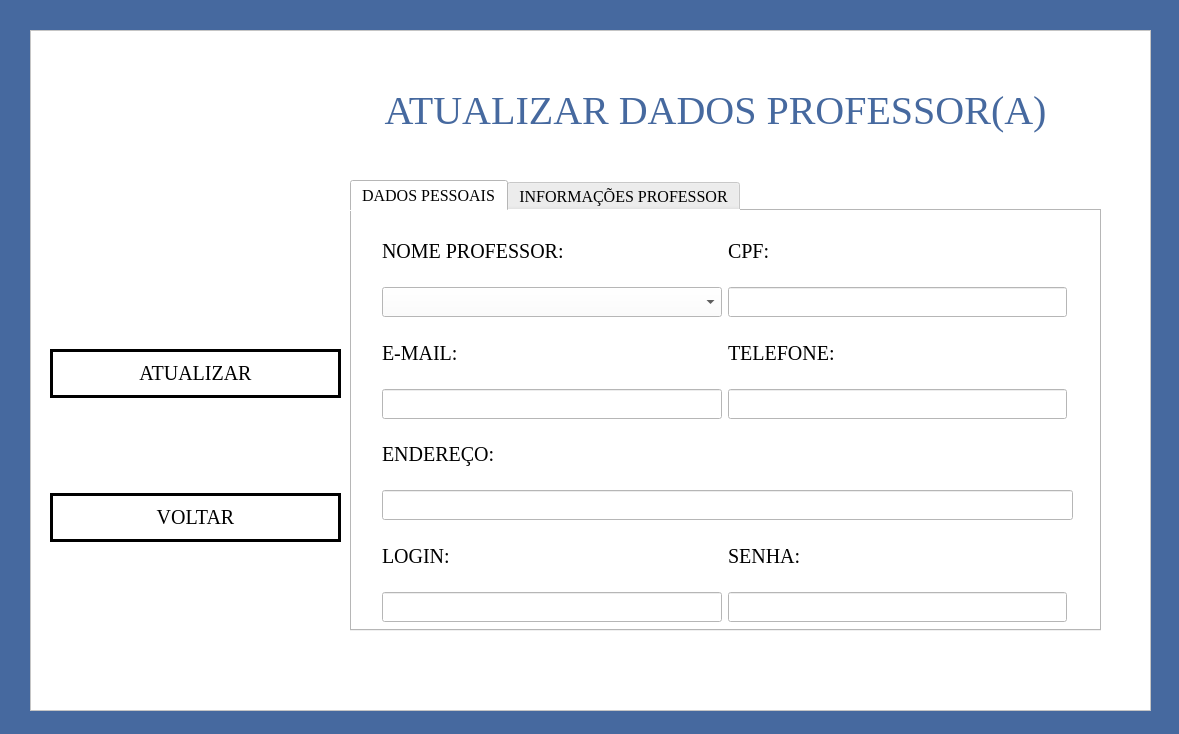
<?xml version="1.0" encoding="UTF-8"?>
<ui version="4.0">
 <class>MainWindow</class>
 <widget class="QMainWindow" name="MainWindow">
  <property name="geometry">
   <rect>
    <x>0</x>
    <y>0</y>
    <width>1179</width>
    <height>734</height>
   </rect>
  </property>
  <property name="windowTitle">
   <string>Atualizar Dados Professor</string>
  </property>
  <property name="windowIcon">
   <iconset>
    <normaloff>imagens/diplomado.png</normaloff>imagens/diplomado.png</iconset>
  </property>
  <property name="styleSheet">
   <string notr="true">background-color:rgb(70, 105, 159);</string>
  </property>
  <widget class="QWidget" name="centralwidget">
   <widget class="QFrame" name="frame">
    <property name="geometry">
     <rect>
      <x>30</x>
      <y>30</y>
      <width>1121</width>
      <height>681</height>
     </rect>
    </property>
    <property name="styleSheet">
     <string notr="true">background-color: rgb(255, 255, 255);</string>
    </property>
    <property name="frameShape">
     <enum>QFrame::StyledPanel</enum>
    </property>
    <property name="frameShadow">
     <enum>QFrame::Raised</enum>
    </property>
    <widget class="QTabWidget" name="tabWidget">
     <property name="enabled">
      <bool>true</bool>
     </property>
     <property name="geometry">
      <rect>
       <x>320</x>
       <y>150</y>
       <width>751</width>
       <height>451</height>
      </rect>
     </property>
     <property name="maximumSize">
      <size>
       <width>751</width>
       <height>16777215</height>
      </size>
     </property>
     <property name="font">
      <font>
       <family>Georgia</family>
       <pointsize>12</pointsize>
      </font>
     </property>
     <property name="currentIndex">
      <number>0</number>
     </property>
     <widget class="QWidget" name="tab">
      <attribute name="title">
       <string>DADOS PESSOAIS</string>
      </attribute>
      <widget class="QWidget" name="layoutWidget">
       <property name="geometry">
        <rect>
         <x>30</x>
         <y>10</y>
         <width>691</width>
         <height>401</height>
        </rect>
       </property>
       <layout class="QGridLayout" name="gridLayout">
        <item row="7" column="1">
         <widget class="QLabel" name="label_44">
          <property name="font">
           <font>
            <family>Georgia</family>
            <pointsize>15</pointsize>
           </font>
          </property>
          <property name="styleSheet">
           <string notr="true">background-color: transparent;</string>
          </property>
          <property name="text">
           <string>SENHA:</string>
          </property>
         </widget>
        </item>
        <item row="7" column="0">
         <widget class="QLabel" name="label_42">
          <property name="font">
           <font>
            <family>Georgia</family>
            <pointsize>15</pointsize>
           </font>
          </property>
          <property name="styleSheet">
           <string notr="true">background-color: transparent;</string>
          </property>
          <property name="text">
           <string>LOGIN:</string>
          </property>
         </widget>
        </item>
        <item row="8" column="1">
         <widget class="QLineEdit" name="lineEditSenha">
          <property name="font">
           <font>
            <family>Georgia</family>
            <pointsize>14</pointsize>
           </font>
          </property>
          <property name="styleSheet">
           <string notr="true">background-color:rgb(255, 255, 255);
border-radius:13px;
border-style:outset;
border-width:2px;
border-color:rgb(70, 105, 159);
color:rgb(70, 105, 159)
;
LineEdit {
    background-color: transparent;
    border: 1px solid black;
    border-radius: 3px;
    padding: 6px;
}</string>
          </property>
          <property name="text">
           <string/>
          </property>
          <property name="placeholderText">
           <string/>
          </property>
         </widget>
        </item>
        <item row="5" column="0" colspan="3">
         <widget class="QLabel" name="label_38">
          <property name="font">
           <font>
            <family>Georgia</family>
            <pointsize>15</pointsize>
           </font>
          </property>
          <property name="styleSheet">
           <string notr="true">background-color: transparent;</string>
          </property>
          <property name="text">
           <string>ENDEREÇO:</string>
          </property>
         </widget>
        </item>
        <item row="6" column="0" colspan="3">
         <widget class="QLineEdit" name="lineEditEndereco">
          <property name="font">
           <font>
            <family>Georgia</family>
            <pointsize>14</pointsize>
           </font>
          </property>
          <property name="styleSheet">
           <string notr="true">background-color:rgb(255, 255, 255);
border-radius:13px;
border-style:outset;
border-width:2px;
border-color:rgb(70, 105, 159);
color:rgb(70, 105, 159)
;
LineEdit {
    background-color: transparent;
    border: 1px solid black;
    border-radius: 3px;
    padding: 6px;
}</string>
          </property>
          <property name="text">
           <string/>
          </property>
          <property name="placeholderText">
           <string/>
          </property>
         </widget>
        </item>
        <item row="8" column="0">
         <widget class="QLineEdit" name="lineEditLogin">
          <property name="font">
           <font>
            <family>Georgia</family>
            <pointsize>14</pointsize>
           </font>
          </property>
          <property name="styleSheet">
           <string notr="true">background-color:rgb(255, 255, 255);
border-radius:13px;
border-style:outset;
border-width:2px;
border-color:rgb(70, 105, 159);
color:rgb(70, 105, 159)
;
LineEdit {
    background-color: transparent;
    border: 1px solid black;
    border-radius: 3px;
    padding: 6px;
}</string>
          </property>
          <property name="text">
           <string/>
          </property>
          <property name="placeholderText">
           <string/>
          </property>
         </widget>
        </item>
        <item row="4" column="1">
         <widget class="QLineEdit" name="lineEditTelefone">
          <property name="font">
           <font>
            <family>Georgia</family>
            <pointsize>14</pointsize>
           </font>
          </property>
          <property name="styleSheet">
           <string notr="true">background-color:rgb(255, 255, 255);
border-radius:13px;
border-style:outset;
border-width:2px;
border-color:rgb(70, 105, 159);
color:rgb(70, 105, 159)
;
LineEdit {
    background-color: transparent;
    border: 1px solid black;
    border-radius: 3px;
    padding: 6px;
}</string>
          </property>
          <property name="text">
           <string/>
          </property>
          <property name="placeholderText">
           <string/>
          </property>
         </widget>
        </item>
        <item row="2" column="0">
         <widget class="QComboBox" name="comboBoxNome">
          <property name="font">
           <font>
            <family>Georgia</family>
            <pointsize>14</pointsize>
           </font>
          </property>
          <property name="styleSheet">
           <string notr="true">background-color:rgb(255, 255, 255);
border-radius:13px;
border-style:outset;
border-width:2px;
border-color:rgb(70, 105, 159);
color:rgb(70, 105, 159)
;
LineEdit {
    background-color: transparent;
    border: 1px solid black;
    border-radius: 3px;
    padding: 6px;
}</string>
          </property>
          <item>
           <property name="text">
            <string/>
           </property>
          </item>
         </widget>
        </item>
        <item row="2" column="1">
         <widget class="QLineEdit" name="lineEditCpf">
          <property name="font">
           <font>
            <family>Georgia</family>
            <pointsize>14</pointsize>
           </font>
          </property>
          <property name="styleSheet">
           <string notr="true">background-color:rgb(255, 255, 255);
border-radius:13px;
border-style:outset;
border-width:2px;
border-color:rgb(70, 105, 159);
color:rgb(70, 105, 159)
;
LineEdit {
    background-color: transparent;
    border: 1px solid black;
    border-radius: 3px;
    padding: 6px;
}</string>
          </property>
          <property name="text">
           <string/>
          </property>
          <property name="placeholderText">
           <string/>
          </property>
         </widget>
        </item>
        <item row="3" column="0">
         <widget class="QLabel" name="label_43">
          <property name="font">
           <font>
            <family>Georgia</family>
            <pointsize>15</pointsize>
           </font>
          </property>
          <property name="styleSheet">
           <string notr="true">background-color: transparent;</string>
          </property>
          <property name="text">
           <string>E-MAIL:</string>
          </property>
         </widget>
        </item>
        <item row="4" column="0">
         <widget class="QLineEdit" name="lineEditEmail">
          <property name="font">
           <font>
            <family>Georgia</family>
            <pointsize>14</pointsize>
           </font>
          </property>
          <property name="styleSheet">
           <string notr="true">background-color:rgb(255, 255, 255);
border-radius:13px;
border-style:outset;
border-width:2px;
border-color:rgb(70, 105, 159);
color:rgb(70, 105, 159)
;
LineEdit {
    background-color: transparent;
    border: 1px solid black;
    border-radius: 3px;
    padding: 6px;
}</string>
          </property>
          <property name="text">
           <string/>
          </property>
          <property name="placeholderText">
           <string/>
          </property>
         </widget>
        </item>
        <item row="3" column="1">
         <widget class="QLabel" name="label_37">
          <property name="font">
           <font>
            <family>Georgia</family>
            <pointsize>15</pointsize>
           </font>
          </property>
          <property name="styleSheet">
           <string notr="true">background-color: transparent;</string>
          </property>
          <property name="text">
           <string>TELEFONE:</string>
          </property>
         </widget>
        </item>
        <item row="1" column="0">
         <widget class="QLabel" name="label_35">
          <property name="font">
           <font>
            <family>Georgia</family>
            <pointsize>15</pointsize>
           </font>
          </property>
          <property name="styleSheet">
           <string notr="true">background-color: transparent;</string>
          </property>
          <property name="text">
           <string>NOME PROFESSOR:</string>
          </property>
         </widget>
        </item>
        <item row="1" column="1">
         <widget class="QLabel" name="label_39">
          <property name="font">
           <font>
            <family>Georgia</family>
            <pointsize>15</pointsize>
           </font>
          </property>
          <property name="styleSheet">
           <string notr="true">background-color: transparent;</string>
          </property>
          <property name="text">
           <string>CPF:</string>
          </property>
         </widget>
        </item>
       </layout>
      </widget>
     </widget>
     <widget class="QWidget" name="widget">
      <attribute name="title">
       <string>INFORMAÇÕES PROFESSOR</string>
      </attribute>
      <widget class="QWidget" name="layoutWidget">
       <property name="geometry">
        <rect>
         <x>20</x>
         <y>20</y>
         <width>711</width>
         <height>171</height>
        </rect>
       </property>
       <layout class="QGridLayout" name="gridLayout_2">
        <item row="3" column="0">
         <widget class="QLabel" name="label_47">
          <property name="font">
           <font>
            <family>Georgia</family>
            <pointsize>15</pointsize>
           </font>
          </property>
          <property name="styleSheet">
           <string notr="true">background-color: transparent;</string>
          </property>
          <property name="text">
           <string>DISCIPLINA MINISTRADA:</string>
          </property>
         </widget>
        </item>
        <item row="4" column="0">
         <widget class="QComboBox" name="comboBoxDisciplina">
          <property name="font">
           <font>
            <family>Georgia</family>
            <pointsize>14</pointsize>
           </font>
          </property>
          <property name="styleSheet">
           <string notr="true">background-color:rgb(255, 255, 255);
border-radius:13px;
border-style:outset;
border-width:2px;
border-color:rgb(70, 105, 159);
color:rgb(70, 105, 159)
;
LineEdit {
    background-color: transparent;
    border: 1px solid black;
    border-radius: 3px;
    padding: 6px;
}</string>
          </property>
          <item>
           <property name="text">
            <string/>
           </property>
          </item>
         </widget>
        </item>
        <item row="4" column="1">
         <widget class="QComboBox" name="comboBox_turno">
          <property name="font">
           <font>
            <family>Georgia</family>
            <pointsize>14</pointsize>
           </font>
          </property>
          <property name="styleSheet">
           <string notr="true">background-color:rgb(255, 255, 255);
border-radius:13px;
border-style:outset;
border-width:2px;
border-color:rgb(70, 105, 159);
color:rgb(70, 105, 159)
;
LineEdit {
    background-color: transparent;
    border: 1px solid black;
    border-radius: 3px;
    padding: 6px;
}</string>
          </property>
          <item>
           <property name="text">
            <string/>
           </property>
          </item>
          <item>
           <property name="text">
            <string>MANHÃ</string>
           </property>
          </item>
          <item>
           <property name="text">
            <string>TARDE</string>
           </property>
          </item>
          <item>
           <property name="text">
            <string>NOITE</string>
           </property>
          </item>
         </widget>
        </item>
        <item row="2" column="0">
         <widget class="QLineEdit" name="lineEditSalario">
          <property name="font">
           <font>
            <family>Georgia</family>
            <pointsize>14</pointsize>
           </font>
          </property>
          <property name="styleSheet">
           <string notr="true">background-color:rgb(255, 255, 255);
border-radius:13px;
border-style:outset;
border-width:2px;
border-color:rgb(70, 105, 159);
color:rgb(70, 105, 159)
;
LineEdit {
    background-color: transparent;
    border: 1px solid black;
    border-radius: 3px;
    padding: 6px;
}</string>
          </property>
          <property name="text">
           <string/>
          </property>
          <property name="placeholderText">
           <string/>
          </property>
         </widget>
        </item>
        <item row="3" column="1">
         <widget class="QLabel" name="label_50">
          <property name="font">
           <font>
            <family>Georgia</family>
            <pointsize>15</pointsize>
           </font>
          </property>
          <property name="styleSheet">
           <string notr="true">background-color: transparent;</string>
          </property>
          <property name="text">
           <string>TURNO DA AULA:</string>
          </property>
         </widget>
        </item>
        <item row="0" column="1">
         <widget class="QLabel" name="label_49">
          <property name="font">
           <font>
            <family>Georgia</family>
            <pointsize>15</pointsize>
           </font>
          </property>
          <property name="styleSheet">
           <string notr="true">background-color: transparent;</string>
          </property>
          <property name="text">
           <string>CARGA HORÁRIA DE AULAS SEMANAIS:</string>
          </property>
         </widget>
        </item>
        <item row="2" column="1">
         <widget class="QLineEdit" name="lineEditCargaHoraria">
          <property name="font">
           <font>
            <family>Georgia</family>
            <pointsize>14</pointsize>
           </font>
          </property>
          <property name="styleSheet">
           <string notr="true">background-color:rgb(255, 255, 255);
border-radius:13px;
border-style:outset;
border-width:2px;
border-color:rgb(70, 105, 159);
color:rgb(70, 105, 159)
;
LineEdit {
    background-color: transparent;
    border: 1px solid black;
    border-radius: 3px;
    padding: 6px;
}</string>
          </property>
          <property name="text">
           <string/>
          </property>
          <property name="placeholderText">
           <string/>
          </property>
         </widget>
        </item>
        <item row="0" column="0">
         <widget class="QLabel" name="label_48">
          <property name="font">
           <font>
            <family>Georgia</family>
            <pointsize>15</pointsize>
           </font>
          </property>
          <property name="styleSheet">
           <string notr="true">background-color: transparent;</string>
          </property>
          <property name="text">
           <string>SALÁRIO:</string>
          </property>
         </widget>
        </item>
       </layout>
      </widget>
     </widget>
    </widget>
    <widget class="QLabel" name="label">
     <property name="geometry">
      <rect>
       <x>460</x>
       <y>620</y>
       <width>501</width>
       <height>41</height>
      </rect>
     </property>
     <property name="font">
      <font>
       <family>Georgia</family>
       <pointsize>10</pointsize>
      </font>
     </property>
     <property name="styleSheet">
      <string notr="true">background-color:rgb(255, 255, 255);
color:rgb(66, 98, 149)</string>
     </property>
     <property name="text">
      <string/>
     </property>
    </widget>
    <widget class="QLabel" name="label_2">
     <property name="geometry">
      <rect>
       <x>10</x>
       <y>10</y>
       <width>311</width>
       <height>251</height>
      </rect>
     </property>
     <property name="text">
      <string/>
     </property>
     <property name="pixmap">
      <pixmap>imagens/LOGO_UNIVERS.png</pixmap>
     </property>
     <property name="scaledContents">
      <bool>true</bool>
     </property>
     <property name="alignment">
      <set>Qt::AlignCenter</set>
     </property>
    </widget>
    <widget class="QLabel" name="label_4">
     <property name="geometry">
      <rect>
       <x>310</x>
       <y>50</y>
       <width>751</width>
       <height>61</height>
      </rect>
     </property>
     <property name="font">
      <font>
       <family>Georgia</family>
       <pointsize>30</pointsize>
      </font>
     </property>
     <property name="styleSheet">
      <string notr="true">color:rgb(70, 105, 159);</string>
     </property>
     <property name="text">
      <string>ATUALIZAR DADOS PROFESSOR(A)</string>
     </property>
     <property name="alignment">
      <set>Qt::AlignCenter</set>
     </property>
    </widget>
    <widget class="QWidget" name="layoutWidget">
     <property name="geometry">
      <rect>
       <x>20</x>
       <y>230</y>
       <width>291</width>
       <height>371</height>
      </rect>
     </property>
     <layout class="QVBoxLayout" name="verticalLayout">
      <item>
       <widget class="QPushButton" name="botao_atualizar_professores">
        <property name="font">
         <font>
          <family>Georgia</family>
          <pointsize>15</pointsize>
          <weight>50</weight>
          <bold>false</bold>
         </font>
        </property>
        <property name="cursor">
         <cursorShape>UpArrowCursor</cursorShape>
        </property>
        <property name="styleSheet">
         <string notr="true">QPushButton:hover{
	background-color: lightblue
}
QPushButton{
border:3px solid black;
border-radius: 25px;
padding: 10px;
}</string>
        </property>
        <property name="text">
         <string>ATUALIZAR</string>
        </property>
        <property name="icon">
         <iconset>
          <normaloff>imagens/5961495501679649040-32.png</normaloff>imagens/5961495501679649040-32.png</iconset>
        </property>
        <property name="iconSize">
         <size>
          <width>30</width>
          <height>30</height>
         </size>
        </property>
       </widget>
      </item>
      <item>
       <widget class="QPushButton" name="botao_voltar">
        <property name="font">
         <font>
          <family>Georgia</family>
          <pointsize>15</pointsize>
          <weight>50</weight>
          <bold>false</bold>
         </font>
        </property>
        <property name="cursor">
         <cursorShape>UpArrowCursor</cursorShape>
        </property>
        <property name="styleSheet">
         <string notr="true">QPushButton:hover{
	background-color: lightblue
}
QPushButton{
border:3px solid black;
border-radius: 25px;
padding: 10px;
}</string>
        </property>
        <property name="text">
         <string>VOLTAR</string>
        </property>
        <property name="icon">
         <iconset>
          <normaloff>imagens/9868474931649315515-128.png</normaloff>imagens/9868474931649315515-128.png</iconset>
        </property>
        <property name="iconSize">
         <size>
          <width>30</width>
          <height>30</height>
         </size>
        </property>
       </widget>
      </item>
     </layout>
    </widget>
    <zorder>label_2</zorder>
    <zorder>layoutWidget</zorder>
    <zorder>tabWidget</zorder>
    <zorder>label</zorder>
    <zorder>label_4</zorder>
   </widget>
  </widget>
 </widget>
 <resources/>
 <connections/>
</ui>
